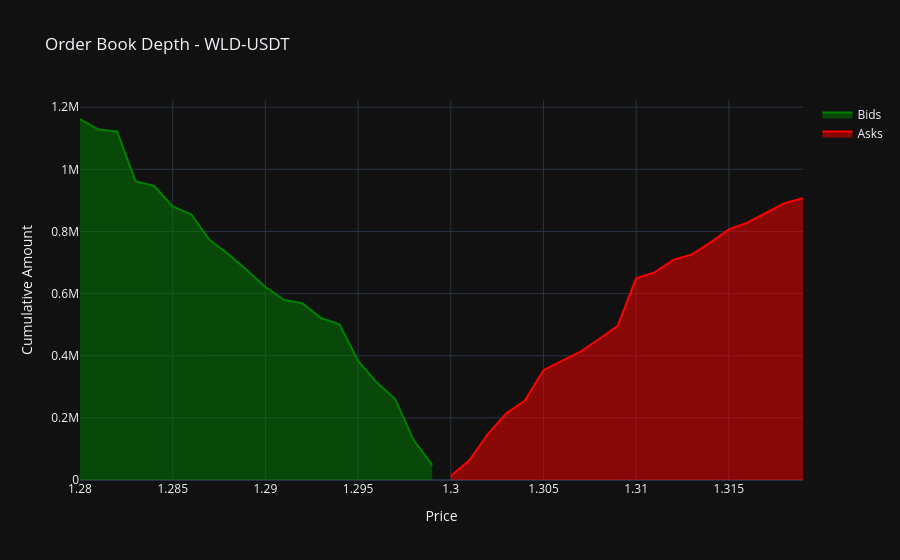

This figure's notebook cell:
### Code cell
async def get_orderbook_data():
    connector = None
    try:
        # Get Binance order book through connector
        connector = clob.get_connector("okx_perpetual")
        orderbook = await connector._orderbook_ds._order_book_snapshot(trading_pair)
        
        # Create lists to store the data
        data = []
        
        # Add bids
        for price, amount, _ in orderbook.bids[:20]:  # Note: using all 3 values
            data.append({
                'price': float(price),
                'amount': float(amount),
                'side': 'bid'
            })
            
        # Add asks
        for price, amount, _ in orderbook.asks[:20]:  # Note: using all 3 values
            data.append({
                'price': float(price),
                'amount': float(amount),
                'side': 'ask'
            })
        
        # Create DataFrame from the list of dictionaries
        orderbook_df = pd.DataFrame(data)
        
        # Calculate cumulative amounts
        orderbook_df['cumulative_amount'] = orderbook_df.groupby('side')['amount'].cumsum()
        
        return orderbook_df
        
    except Exception as e:
        print(f"Error fetching order book data: {str(e)}")
        return None
    finally:
        # Properly close the connector and session
        if connector and hasattr(connector, '_session') and not connector._session.closed:
            await connector._session.close()
        if hasattr(clob, '_session') and not clob._session.closed:
            await clob._session.close()

# Get and display the order book data
orderbook_df = await get_orderbook_data()

if orderbook_df is not None:
    print("\nOrder Book Data:")
    print(orderbook_df)
    
    # You can also create a more detailed view of market depth
    print("\nMarket Depth Analysis:")
    print("\nBids Summary:")
    bids = orderbook_df[orderbook_df['side'] == 'bid'].head()
    print(bids)
    
    print("\nAsks Summary:")
    asks = orderbook_df[orderbook_df['side'] == 'ask'].head()
    print(asks)
    
    # Calculate and print some market metrics
    best_bid = bids['price'].iloc[0]
    best_ask = asks['price'].iloc[0]
    spread = best_ask - best_bid
    spread_pct = (spread / best_bid) * 100
    
    print(f"\nMarket Metrics:")
    print(f"Best Bid: {best_bid:.8f}")
    print(f"Best Ask: {best_ask:.8f}")
    print(f"Spread: {spread:.8f} ({spread_pct:.4f}%)")
    
    # Create a visualization of the order book
    fig = go.Figure()
    
    # Add bids
    bids = orderbook_df[orderbook_df['side'] == 'bid'].sort_values('price', ascending=True)
    asks = orderbook_df[orderbook_df['side'] == 'ask'].sort_values('price', ascending=True)
    
    fig.add_trace(go.Scatter(
        x=bids['price'],
        y=bids['cumulative_amount'],
        name='Bids',
        line=dict(color='green'),
        fill='tozeroy'
    ))
    
    # Add asks
    fig.add_trace(go.Scatter(
        x=asks['price'],
        y=asks['cumulative_amount'],
        name='Asks',
        line=dict(color='red'),
        fill='tozeroy'
    ))
    
    fig.update_layout(
        title=f'Order Book Depth - {trading_pair}',
        xaxis_title='Price',
        yaxis_title='Cumulative Amount',
        showlegend=True,
        template='plotly_dark'  # Using dark theme to match your other plots
    )
    
    fig.show()

### Figure 1 — Plotly figure (JSON) as saved in the notebook; plotly's stock layout.template omitted (floating-point values rounded to 4 significant figures)
{"data": [{"fill": "tozeroy", "line": {"color": "green"}, "name": "Bids", "type": "scatter", "x": [1.28, 1.281, 1.282, 1.283, 1.284, 1.285, 1.286, 1.287, 1.288, 1.289, 1.29, 1.291, 1.292, 1.293, 1.294, 1.295, 1.296, 1.297, 1.298, 1.299], "y": [1162000.0, 1128000.0, 1122000.0, 962000.0, 946500.0, 880300.0, 855300.0, 772500.0, 727200.0, 676300.0, 621100.0, 579900.0, 569100.0, 521400.0, 501400.0, 384300.0, 314500.0, 260500.0, 128400.0, 48810.0]}, {"fill": "tozeroy", "line": {"color": "red"}, "name": "Asks", "type": "scatter", "x": [1.3, 1.301, 1.302, 1.303, 1.304, 1.305, 1.306, 1.307, 1.308, 1.309, 1.31, 1.311, 1.312, 1.313, 1.314, 1.315, 1.316, 1.317, 1.318, 1.319], "y": [13070.0, 63610.0, 147800.0, 214400.0, 255600.0, 353500.0, 383800.0, 413000.0, 453800.0, 496000.0, 649100.0, 668500.0, 708700.0, 725600.0, 764100.0, 806800.0, 828200.0, 858900.0, 890700.0, 907300.0]}], "layout": {"showlegend": true, "title": {"text": "Order Book Depth - WLD-USDT"}, "xaxis": {"title": {"text": "Price"}}, "yaxis": {"title": {"text": "Cumulative Amount"}}}}
